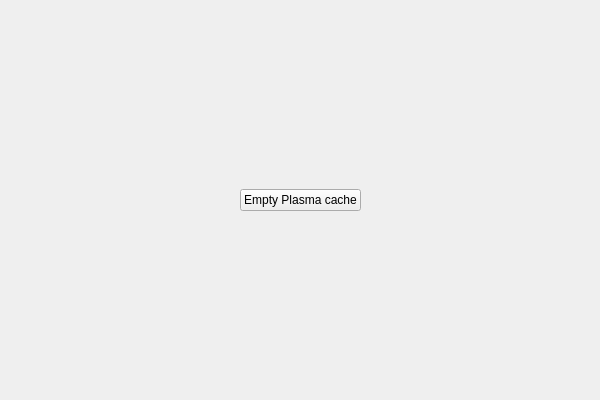
<?xml version="1.0" encoding="UTF-8"?>
<ui version="4.0">
 <class>MainWindow</class>
 <widget class="QMainWindow" name="MainWindow">
  <property name="geometry">
   <rect>
    <x>0</x>
    <y>0</y>
    <width>600</width>
    <height>400</height>
   </rect>
  </property>
  <property name="windowTitle">
   <string>Cachempty</string>
  </property>
  <property name="windowIcon">
   <iconset theme="cachempty"/>
  </property>
  <widget class="QWidget" name="centralWidget">
   <layout class="QGridLayout" name="gridLayout">
    <item row="1" column="3">
     <spacer name="horizontalSpacer_2">
      <property name="orientation">
       <enum>Qt::Horizontal</enum>
      </property>
      <property name="sizeHint" stdset="0">
       <size>
        <width>197</width>
        <height>20</height>
       </size>
      </property>
     </spacer>
    </item>
    <item row="3" column="1">
     <spacer name="verticalSpacer">
      <property name="orientation">
       <enum>Qt::Vertical</enum>
      </property>
      <property name="sizeHint" stdset="0">
       <size>
        <width>20</width>
        <height>161</height>
       </size>
      </property>
     </spacer>
    </item>
    <item row="0" column="1">
     <spacer name="verticalSpacer_2">
      <property name="orientation">
       <enum>Qt::Vertical</enum>
      </property>
      <property name="sizeHint" stdset="0">
       <size>
        <width>20</width>
        <height>161</height>
       </size>
      </property>
     </spacer>
    </item>
    <item row="1" column="0">
     <spacer name="horizontalSpacer">
      <property name="orientation">
       <enum>Qt::Horizontal</enum>
      </property>
      <property name="sizeHint" stdset="0">
       <size>
        <width>197</width>
        <height>20</height>
       </size>
      </property>
     </spacer>
    </item>
    <item row="1" column="1">
     <widget class="QPushButton" name="plasmaCacheButton">
      <property name="focusPolicy">
       <enum>Qt::NoFocus</enum>
      </property>
      <property name="text">
       <string>Empty Plasma cache</string>
      </property>
      <property name="icon">
       <iconset theme="plasma">
        <normaloff>.</normaloff>.</iconset>
      </property>
      <property name="iconSize">
       <size>
        <width>32</width>
        <height>32</height>
       </size>
      </property>
     </widget>
    </item>
   </layout>
  </widget>
 </widget>
 <layoutdefault spacing="6" margin="11"/>
 <resources/>
 <connections/>
</ui>
